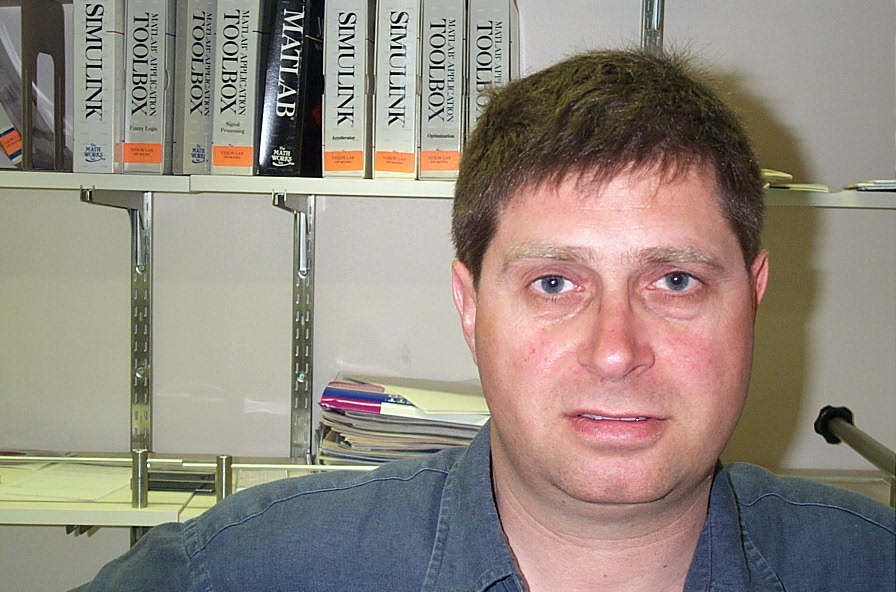
#> input picture B05485_10_code/old/faces_dataset/train/person1/image_0001.jpg, 896 x 592 px, given in place of the camera
$ python eye_nose_detector.py
#> lines starting #> are read from the running program, lines starting #| are printed output that depends on the picture; after the words box and inside, x2 and y2 are one past the last pixel; in counts of white or black regions, pixels touching at a corner belong together
import cv2
import numpy as np

# Load face, eye, and nose cascade files
face_cascade = cv2.CascadeClassifier('cascade_files/haarcascade_frontalface_alt.xml')
eye_cascade = cv2.CascadeClassifier('cascade_files/haarcascade_eye.xml')
nose_cascade = cv2.CascadeClassifier('cascade_files/haarcascade_mcs_nose.xml')

# Check if face cascade file has been loaded
if face_cascade.empty():
	raise IOError('Unable to load the face cascade classifier xml file')

# Check if eye cascade file has been loaded
if eye_cascade.empty():
	raise IOError('Unable to load the eye cascade classifier xml file')

# Check if nose cascade file has been loaded
if nose_cascade.empty():
    raise IOError('Unable to load the nose cascade classifier xml file')

# Initialize video capture object and define scaling factor
cap = cv2.VideoCapture(0)
scaling_factor = 0.5

while True:
    # Read current frame, resize it, and convert it to grayscale
    ret, frame = cap.read()
#> frame is the input picture: shape (592, 896, 3); mean B, G, R 127.6, 137.2, 147.2
    frame = cv2.resize(frame, None, fx=scaling_factor, fy=scaling_factor,
            interpolation=cv2.INTER_AREA)
#> frame: shape (296, 448, 3)
    gray = cv2.cvtColor(frame, cv2.COLOR_BGR2GRAY)
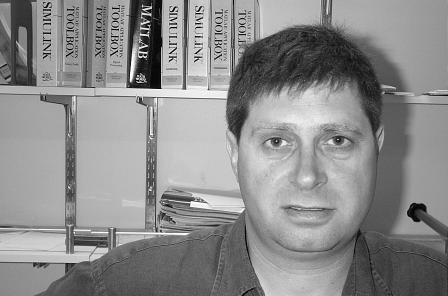
#> gray: shape (296, 448); min 1, max 254, mean 139.2

    # Run face detector on the grayscale image
    faces = face_cascade.detectMultiScale(gray, 1.3, 5)
#> faces = [[227, 78, 161, 161]]

    # Run eye and nose detectors within each face rectangle
    for (x,y,w,h) in faces:
        # Grab the current ROI in both color and grayscale images
        roi_gray = gray[y:y+h, x:x+w]
        roi_color = frame[y:y+h, x:x+w]

        # Run eye detector in the grayscale ROI
        eye_rects = eye_cascade.detectMultiScale(roi_gray)

        # Run nose detector in the grayscale ROI
        nose_rects = nose_cascade.detectMultiScale(roi_gray, 1.3, 5)

        # Draw green circles around the eyes
        for (x_eye, y_eye, w_eye, h_eye) in eye_rects:
            center = (int(x_eye + 0.5*w_eye), int(y_eye + 0.5*h_eye))
            radius = int(0.3 * (w_eye + h_eye))
            color = (0, 255, 0)
            thickness = 3
            cv2.circle(roi_color, center, radius, color, thickness)

        for (x_nose, y_nose, w_nose, h_nose) in nose_rects:
            cv2.rectangle(roi_color, (x_nose, y_nose), (x_nose+w_nose,
                y_nose+h_nose), (0,255,0), 3)
            break
#> this loop made 1 pass
#> (x, y, w, h, eye_rects, nose_rects) on pass 1: (227, 78, 161, 161, [[28, 45, 38, 38], [91, 43, 39, 39]], [[57, 84, 42, 35]])
#> pass 1, `roi_gray = gray[y:y+h, x:x+w]`:
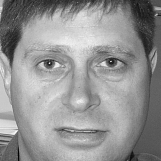
#> roi_gray: shape (161, 161); min 2, max 253, mean 147.4
#> pass 1, `roi_color = frame[y:y+h, x:x+w]`:
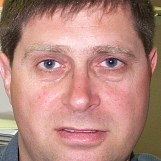
#> roi_color: shape (161, 161, 3); mean B, G, R 125, 135, 180.3
#> after the loop:
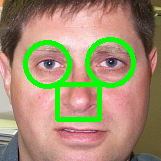
#> roi_color: shape (161, 161, 3); 8.25% of pixels changed, all inside (x1, y1, x2, y2) = (23, 37, 136, 122)

    # Display the image
    cv2.imshow('Eye and nose detector', frame)
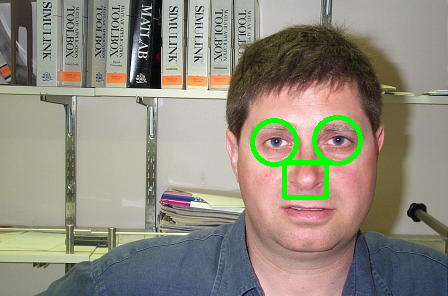
#> window 'Eye and nose detector': shape (296, 448, 3); mean B, G, R 125.3, 138.9, 143.8

    # Check if Esc key has been pressed
    c = cv2.waitKey(1)
#> (key Esc is pressed here)
    if c == 27:
        break

# Release video capture object and close all windows
cap.release()
cv2.destroyAllWindows()

$ run again, on B05485_10_code/old/faces_dataset/train/person1/image_0002.jpg
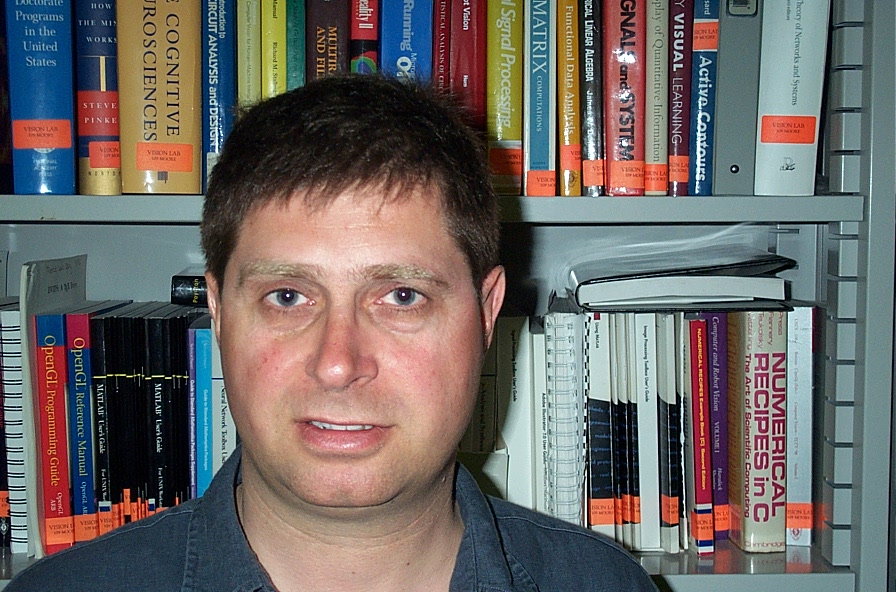
#> input picture B05485_10_code/old/faces_dataset/train/person1/image_0002.jpg, 896 x 592 px, given in place of the camera
#> frame is the input picture: shape (592, 896, 3); mean B, G, R 100.9, 103.4, 108.7
#> frame: shape (296, 448, 3)
#> faces = [[92, 89, 157, 157]]
#> the loop `for (x,y,w,h) in faces:` made 1 pass
#> (x, y, w, h, eye_rects, nose_rects) on pass 1: (92, 89, 157, 157, [[32, 40, 38, 38], [91, 42, 36, 36]], [[53, 78, 41, 34]])
#> after the loop `for (x,y,w,h) in faces:`:
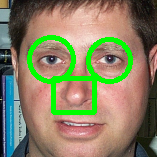
#> roi_color: shape (157, 157, 3); mean B, G, R 99.3, 129.3, 135
#> `cv2.imshow('Eye and nose detector', frame)`:
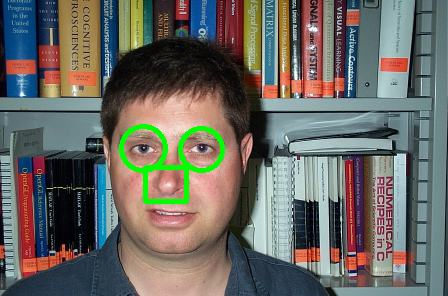
#> window 'Eye and nose detector': shape (296, 448, 3); mean B, G, R 99, 105.1, 105.9

$ run again, on B05485_10_code/old/faces_dataset/train/person1/image_0003.jpg
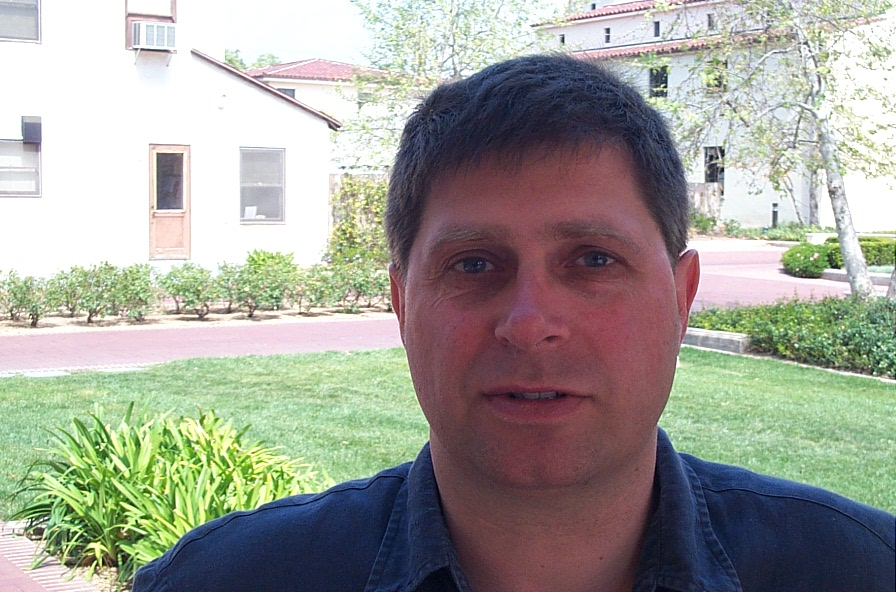
#> input picture B05485_10_code/old/faces_dataset/train/person1/image_0003.jpg, 896 x 592 px, given in place of the camera
#> frame is the input picture: shape (592, 896, 3); mean B, G, R 151.3, 159.9, 159.7
#> frame: shape (296, 448, 3)
#> faces = [[188, 69, 158, 158]]
#> the loop `for (x,y,w,h) in faces:` made 1 pass
#> (x, y, w, h, eye_rects, nose_rects) on pass 1: (188, 69, 158, 158, [[87, 42, 40, 40], [28, 43, 42, 42]], [[51, 78, 47, 39]])
#> after the loop `for (x,y,w,h) in faces:`:
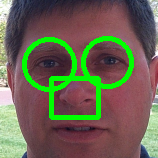
#> roi_color: shape (158, 158, 3); mean B, G, R 81.2, 101.1, 106.7
#> `cv2.imshow('Eye and nose detector', frame)`:
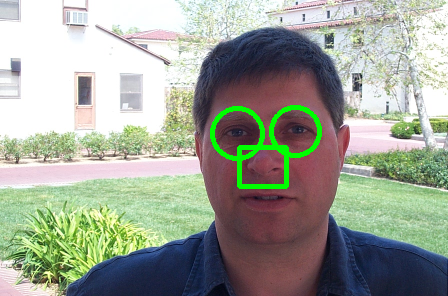
#> window 'Eye and nose detector': shape (296, 448, 3); mean B, G, R 150, 163.1, 157.7

$ run again, on B05485_10_code/old/faces_dataset/train/person1/image_0004.jpg
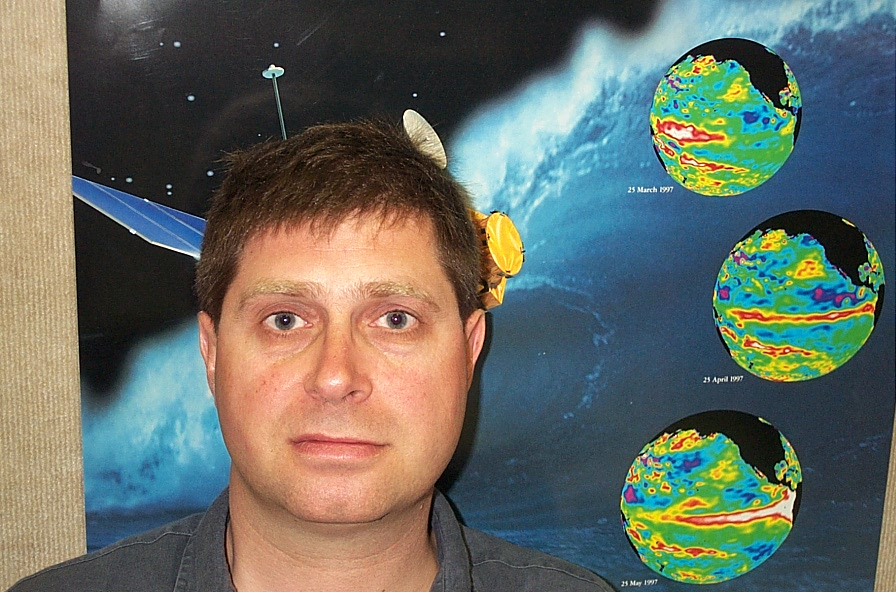
#> input picture B05485_10_code/old/faces_dataset/train/person1/image_0004.jpg, 896 x 592 px, given in place of the camera
#> frame is the input picture: shape (592, 896, 3); mean B, G, R 98.4, 107, 100.6
#> frame: shape (296, 448, 3)
#> faces = [[100, 108, 136, 136]]
#> the loop `for (x,y,w,h) in faces:` made 1 pass
#> (x, y, w, h, eye_rects, nose_rects) on pass 1: (100, 108, 136, 136, [[22, 33, 38, 38], [77, 32, 38, 38]], [[47, 68, 39, 32]])
#> after the loop `for (x,y,w,h) in faces:`:
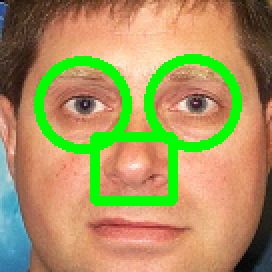
#> roi_color: shape (136, 136, 3) (shown 2 times larger); mean B, G, R 95.4, 148.1, 169.8
#> `cv2.imshow('Eye and nose detector', frame)`:
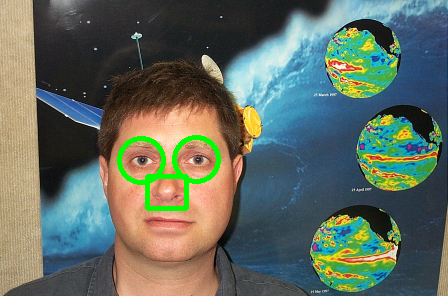
#> window 'Eye and nose detector': shape (296, 448, 3); mean B, G, R 96.7, 108.6, 97.3
